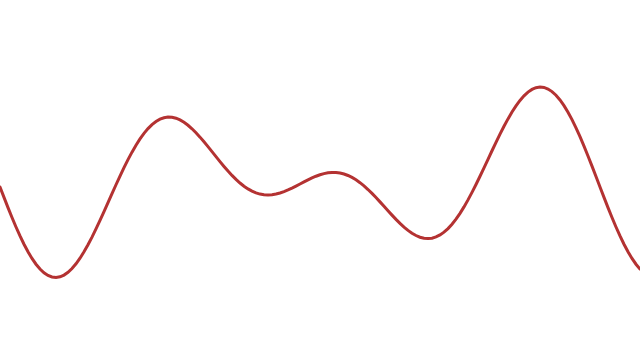
Frame 1 (no input)
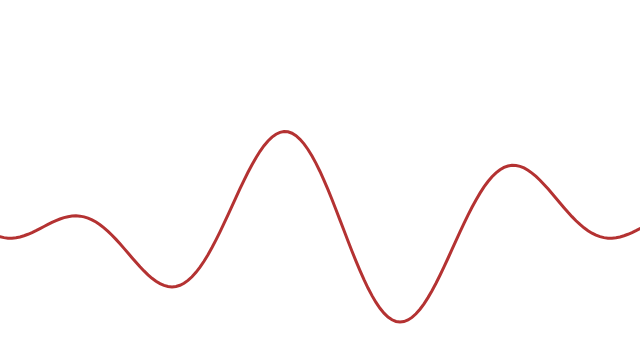
Frame 60 (no input)
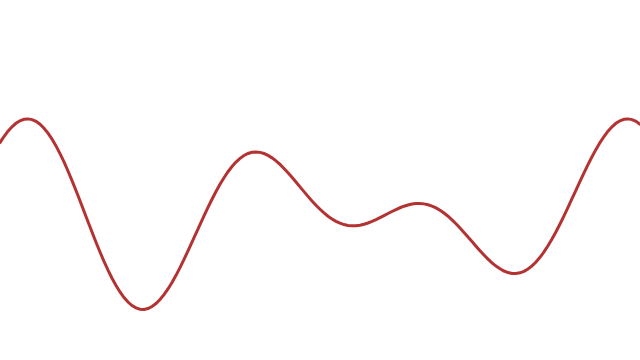
Frame 120 (the mouse pressed at the canvas centre since frame 60)

The p5.js sketch that drew these frames (run headless with seeded random() and noise() and a simulated clock; from frame 60 on, the mouse is pressed at the canvas centre):

// p5.js sketch
// ── sketch.js
/// <reference types="p5/global" />

class Wave  {
  constructor(x,y,w,amplitude,period) {
    this.x = x;
    this.y = y;
    this.width = w;
    this.amplitude = amplitude;
    this.period = period;

    this.phase = 0;
    this.spacing = 4;
  }

  update(speed) {
    this.phase += speed;
  }

  calcYValues() {
    let y_values = [];
    let angle = this.phase;

    let dx = (TWO_PI/this.period) * this.spacing;
    let objects = floor(this.width/this.spacing);

    for(let i = 0; i <= objects; i++){
      y_values.push(this.amplitude * sin(angle));
      angle += dx;
    }
    return y_values;
  }

  show() {
    let Yvalues = this.calcYValues();
    push();
    translate(this.x,this.y);
    noFill();
    stroke(0);
    strokeWeight(2);
    beginShape();
    for(let i = 0; i < Yvalues.length; i++){
      let pos_x = i * this.spacing;
      let pos_y = Yvalues[i];
      fill(100, 150, 255, 150);
      noStroke();
      circle(pos_x, pos_y, 8);
    }
    pop();
  }
}

let wave1;
let wave2;
let wave3;

function setup() {
  createCanvas(640, 360);
  // Wave(x, y, width, amplitude, period)
  wave1 = new Wave(0, 100, width, 50, 300);
  wave2 = new Wave(0, 100, width, 50, 200);
  wave3 = new Wave(0, 100, width, 50, 1);
}

function draw() {
  background(255);

  wave1.update(0.09);

  wave2.update(0.03);

  wave3.update(0.02);

  let yvalA = wave1.calcYValues();
  let yvalB = wave2.calcYValues();
  let yvalC = wave3.calcYValues();

  push();
  translate(0, height/2);
  noFill();
  stroke(180, 50, 50);
  strokeWeight(3);
  beginShape();
  for(let i = 0; i < yvalA.length; i++){
    let combY = yvalA[i] + yvalB[i] + yvalC[i];
    let x = i * wave1.spacing;
    vertex(x, combY);
  }
  endShape();
  pop();
  
}
